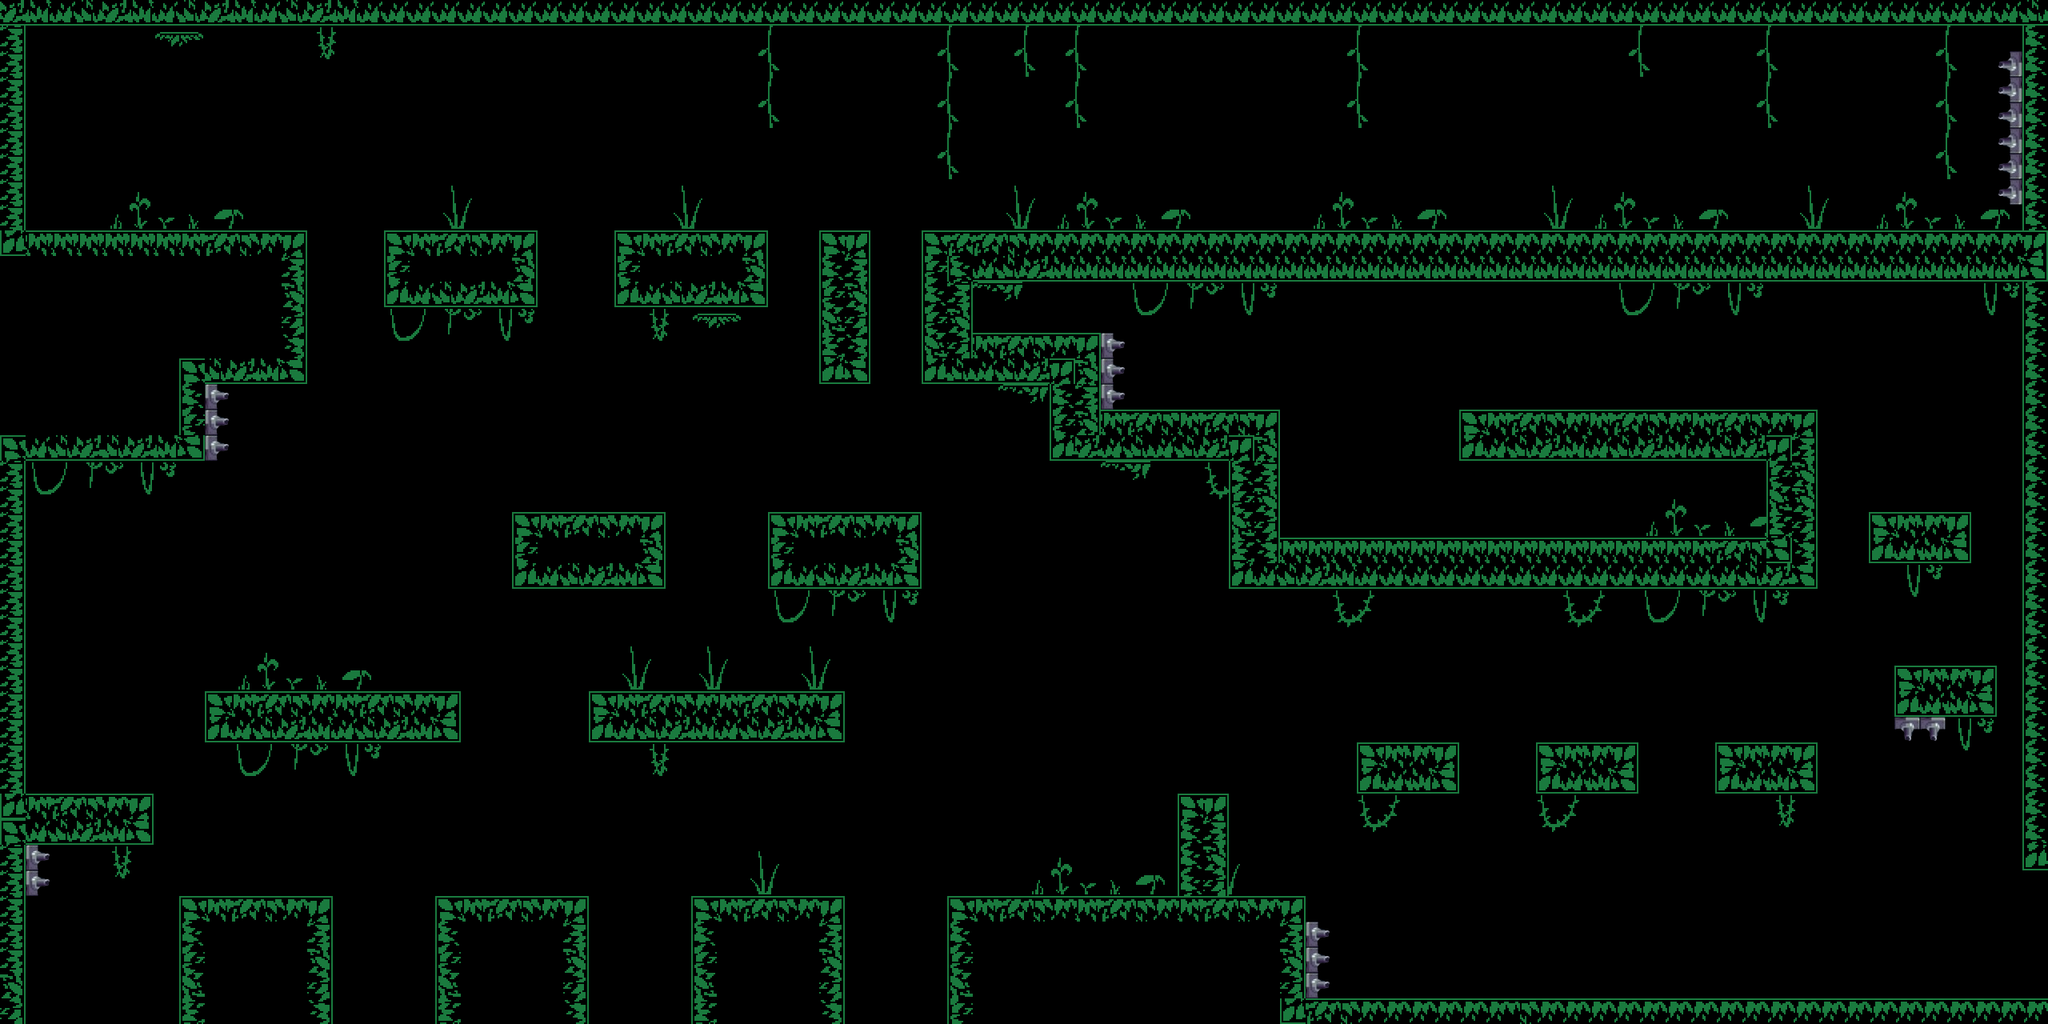

A 2D game scene composited from a Tiled map and its tileset images. What follows is a short description and the map's XML, with each tile layer's data collapsed to a summary:
An orthogonal 80x40 tile map with 32x32 px tiles, 3 tile layers (bg, decorations, Touchable), 4 tilesets and 66 objects (SpawnPoint).

<map version="1.10" tiledversion="1.12.1" orientation="orthogonal" renderorder="right-down" width="80" height="40" tilewidth="32" tileheight="32" infinite="0" nextlayerid="8" nextobjectid="72">
 <tileset firstgid="1" source="../tsx_tilesets/dungeon_green.tsx" />
 <tileset firstgid="241" source="../tsx_tilesets/slimes.tsx" />
 <tileset firstgid="245" source="../tsx_tilesets/Robot Tileset SELL.tsx" />
 <tileset firstgid="309" source="../tsx_tilesets/wall_turret.tsx" />
 <layer id="1" name="bg" width="80" height="40">
  <data>[3200 cells, 3200 non-empty, 1 distinct tile ids]</data>
 </layer>
 <layer id="3" name="decorations" width="80" height="40">
  <data>[3200 cells, 364 non-empty, 45 distinct tile ids]</data>
 </layer>
 <objectgroup id="7" name="Shooters">
  <object id="49" x="2485.33" y="84.8333">
   <properties>
    <property name="interval" type="float" value="2" />
    <property name="speed_x" type="float" value="-5" />
    <property name="speed_y" type="float" value="0" />
   </properties>
   <point />
  </object>
  <object id="50" x="2486.33" y="116.333">
   <properties>
    <property name="interval" type="float" value="2" />
    <property name="speed_x" type="float" value="-5" />
    <property name="speed_y" type="float" value="0" />
   </properties>
   <point />
  </object>
  <object id="51" x="2488.33" y="148.833">
   <properties>
    <property name="interval" type="float" value="2" />
    <property name="speed_x" type="float" value="-5" />
    <property name="speed_y" type="float" value="0" />
   </properties>
   <point />
  </object>
  <object id="52" x="2489.33" y="180.333">
   <properties>
    <property name="interval" type="float" value="2" />
    <property name="speed_x" type="float" value="-5" />
    <property name="speed_y" type="float" value="0" />
   </properties>
   <point />
  </object>
  <object id="55" x="2488" y="213.167">
   <properties>
    <property name="interval" type="float" value="2" />
    <property name="speed_x" type="float" value="-5" />
    <property name="speed_y" type="float" value="0" />
   </properties>
   <point />
  </object>
  <object id="56" x="2489" y="244.667">
   <properties>
    <property name="interval" type="float" value="2" />
    <property name="speed_x" type="float" value="-5" />
    <property name="speed_y" type="float" value="0" />
   </properties>
   <point />
  </object>
  <object id="57" x="296.455" y="496.621">
   <properties>
    <property name="interval" type="float" value="1" />
    <property name="speed_x" type="float" value="5" />
    <property name="speed_y" type="float" value="0" />
   </properties>
   <point />
  </object>
  <object id="58" x="297.455" y="528.121">
   <properties>
    <property name="interval" type="float" value="1" />
    <property name="speed_x" type="float" value="5" />
    <property name="speed_y" type="float" value="0" />
   </properties>
   <point />
  </object>
  <object id="61" x="298.364" y="561.091">
   <properties>
    <property name="interval" type="float" value="1" />
    <property name="speed_x" type="float" value="5" />
    <property name="speed_y" type="float" value="0" />
   </properties>
   <point />
  </object>
  <object id="62" x="75.3333" y="1074.33">
   <properties>
    <property name="interval" type="float" value="2" />
    <property name="speed_x" type="float" value="8" />
    <property name="speed_y" type="float" value="0" />
   </properties>
   <point />
  </object>
  <object id="63" x="75.6667" y="1108">
   <properties>
    <property name="interval" type="float" value="2" />
    <property name="speed_x" type="float" value="8" />
    <property name="speed_y" type="float" value="0" />
   </properties>
   <point />
  </object>
  <object id="64" x="1416.5" y="433.682">
   <properties>
    <property name="interval" type="float" value="2" />
    <property name="speed_x" type="float" value="5" />
    <property name="speed_y" type="float" value="0" />
   </properties>
   <point />
  </object>
  <object id="65" x="1417.36" y="466.091">
   <properties>
    <property name="interval" type="float" value="2" />
    <property name="speed_x" type="float" value="5" />
    <property name="speed_y" type="float" value="0" />
   </properties>
   <point />
  </object>
  <object id="66" x="1418.09" y="498.864">
   <properties>
    <property name="interval" type="float" value="2" />
    <property name="speed_x" type="float" value="5" />
    <property name="speed_y" type="float" value="0" />
   </properties>
   <point />
  </object>
  <object id="67" x="2383.88" y="940.25">
   <properties>
    <property name="interval" type="float" value="2" />
    <property name="speed_x" type="float" value="0" />
    <property name="speed_y" type="float" value="-6" />
   </properties>
   <point />
  </object>
  <object id="68" x="2417.75" y="941.75">
   <properties>
    <property name="interval" type="float" value="2" />
    <property name="speed_x" type="float" value="0" />
    <property name="speed_y" type="float" value="-6" />
   </properties>
   <point />
  </object>
  <object id="69" x="1675.25" y="1172.25">
   <properties>
    <property name="interval" type="float" value="1" />
    <property name="speed_x" type="float" value="6" />
    <property name="speed_y" type="float" value="0" />
   </properties>
   <point />
  </object>
  <object id="70" x="1675.25" y="1202.25">
   <properties>
    <property name="interval" type="float" value="1" />
    <property name="speed_x" type="float" value="6" />
    <property name="speed_y" type="float" value="0" />
   </properties>
   <point />
  </object>
  <object id="71" x="1673.5" y="1234.75">
   <properties>
    <property name="interval" type="float" value="1" />
    <property name="speed_x" type="float" value="6" />
    <property name="speed_y" type="float" value="0" />
   </properties>
   <point />
  </object>
 </objectgroup>
 <objectgroup id="6" name="Spikes">
  <object id="15" gid="267" x="896" y="288" width="32" height="32">
   <properties>
    <property name="active_time" type="float" value="1.5" />
    <property name="hide_time" type="float" value="2" />
    <property name="pop_height" type="float" value="32" />
   </properties>
  </object>
  <object id="16" gid="267" x="864" y="288" width="32" height="32">
   <properties>
    <property name="active_time" type="float" value="1.5" />
    <property name="hide_time" type="float" value="2" />
    <property name="pop_height" type="float" value="32" />
   </properties>
  </object>
  <object id="17" gid="267" x="832" y="288" width="32" height="32">
   <properties>
    <property name="active_time" type="float" value="1.5" />
    <property name="hide_time" type="float" value="2" />
    <property name="pop_height" type="float" value="32" />
   </properties>
  </object>
  <object id="18" gid="267" x="800" y="288" width="32" height="32">
   <properties>
    <property name="active_time" type="float" value="1.5" />
    <property name="hide_time" type="float" value="2" />
    <property name="pop_height" type="float" value="32" />
   </properties>
  </object>
  <object id="19" gid="267" x="768" y="640" width="32" height="32">
   <properties>
    <property name="active_time" type="float" value="2" />
    <property name="hide_time" type="float" value="1.5" />
    <property name="pop_height" type="float" value="32" />
   </properties>
  </object>
  </objectgroup>
 <layer id="2" name="Touchable" width="80" height="40">
  <data>[3200 cells, 643 non-empty, 20 distinct tile ids]</data>
 </layer>
 <objectgroup id="4" name="SpawnPoint">
  <!-- 1 objects omitted --></objectgroup>
 <objectgroup id="5" name="Enemy">
  <!-- 12 objects omitted --></objectgroup>
</map>
<!-- 42 of 66 objects omitted -->
